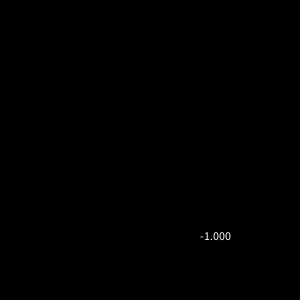
Frame 1 (no input)
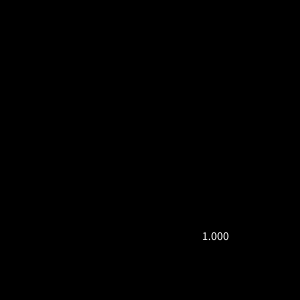
Frame 60 (the mouse pressed at the canvas centre just before this capture)
Frame 120 (the mouse held since frame 60 and released just before this capture): identical to frame 60, image omitted

The Processing sketch that drew these frames (run headless with seeded random() and noise(); from frame 60 on, the mouse is pressed at the canvas centre):

// Processing sketch: work2
// ── work2.pde
int st=millis();

void setup() {
  size(300, 300);
  background(0, 0, 0);
}
void draw() {
  background(0);
    text(float(millis()/1000-st), 200, 240);

}

void mousePressed() {
  background(0, 0, 0);
  st=millis()/1000;
}
